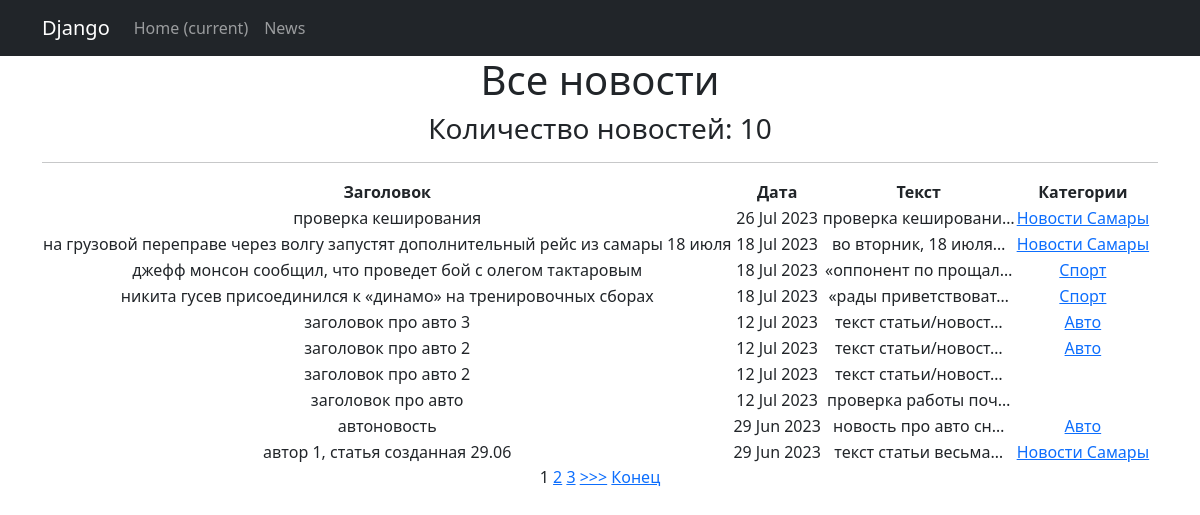
Page /news/ on the committed database.
### News_Portal/models.py (models this page shows, shortened)
class Post(models.Model):
    article = 'AR'
    news = 'NE'
    POST_TYPES = [
        (article, 'статья'),
        (news, 'новость')
    ]
    author = models.ForeignKey(Author, on_delete=models.CASCADE)#связь «один ко многим» с моделью Author;
    type = models.CharField(max_length=2, choices=POST_TYPES, default=article)#поле с выбором — «статья» или «новость»;
    time_in = models.DateTimeField(auto_now_add=True)#автоматически добавляемая дата и время создания;
    category = models.ManyToManyField(Category, through='PostCategory')#связь «многие ко многим» с моделью Category (с дополнительной моделью PostCategory);
    header = models.CharField(max_length=255, default='заголовок')#заголовок статьи/новости;
    text = models.TextField(default='текст статьи/новости')#текст статьи/новости;
    _rating = models.IntegerField(default=0, db_column='rating')#рейтинг статьи/новости.
    @property
    def rating(self):
        return self._rating
    @rating.setter
    def rating(self, value):
        self._rating = int(value) if value >= 0 else 0
        self.save()

class Category(models.Model):
    name = models.CharField(max_length=255, unique=True) #название категории. Поле должно быть уникальным (в определении поля необходимо написать параметр unique = True)
    subscribers = models.ManyToManyField(User, related_name='categories', blank=True)
    def __str__(self):
        return self.name.title()

### News_Portal/views.py (the view)
# urls.py: path('', NewsList.as_view(), name='post_List'),
class NewsList(ListView):
    model = Post
    ordering = ['-time_in']
    template_name = 'posts.html'
    context_object_name = 'posts'
    paginate_by = 10  # вот так мы можем указать количество записей на странице
    def get_queryset(self):
        queryset = super().get_queryset()
        self.filterset = PostFilter(self.request.GET, queryset)
        return self.filterset.qs
    def get_context_data(self, **kwargs):
        context = super().get_context_data(**kwargs)
        context['filterset'] = self.filterset
        return context
    '''def get_context_data(self, **kwargs):
        context = super().get_context_data(**kwargs)
        context['time_now'] = datetime.utcnow()
        pprint(context)
        return context'''

### News_Portal/templatetags/custom_filters.py (called while the page is built)
@register.filter()
def censor(text: str):
    for bad_word in bad_words:
        text = text.lower().replace(bad_word.lower(), '*****')
    return text

@register.filter()
def pow(value, pow):
    return value**pow

### templates/posts.html (shortened to what this page needs)
{% extends 'flatpages/default.html' %}
тега {% load custom_filters %}. Где custom_filters — это название Python файла-->
{% load custom_filters %}
{% block content %}
    <h1>Все новости</h1>
    <h3>Количество новостей: {{ posts|length }}</h3>
    <hr>
    {%if posts %}
        <table>
            <thead>
                <th>Заголовок</th>
                <th>Дата</th>
                <th>Текст</th>
                <th>Категории</th>
            </thead>
           {% for post in posts %}
            <tr>
                <td>{{ post.header|censor }}</td>
                <td>{{ post.time_in|date:'d M Y'}}</td>
                <td>{{ post.text|truncatechars:20|censor }}</td>
                <td>
                    {% for category in post.category.all %}
                    <a href="{% url 'category_list' category.id %}">{{category}}</a>
                    {% endfor %}
                </td>
            </tr>
           {% endfor %}
        </table>
    {% else %}
       <h2>Новостей нет!Скукота</h2>
    {% endif %}
        {% for num in page_obj.paginator.page_range %}
            {% if page_obj.number == num %}
                <a>{{ num }}</a>
            {% elif num > page_obj.number|add:'-3' and num < page_obj.number|add:'3' %}
                <a href="?page={{ num }}">{{ num }}</a>
            {% endif %}
        {% endfor %}
        {% if page_obj.has_next %}
            <a href="?page={{ page_obj.next_page_number }}">>>></a>
            <a href="?page={{ page_obj.paginator.num_pages }}">Конец</a>
        {% endif %}
{% endblock content %}ml>

### templates/flatpages/default.html (shortened to what this page needs)
<!DOCTYPE html>
<html lang="en">
    <head>
        {% load static %}
        <link href="{% static 'css/styles.css' %}" rel="stylesheet" />
    </head>
    <body>
        <nav class="navbar navbar-expand-lg navbar-dark bg-dark static-top">
            <div class="container">
                <a class="navbar-brand" href="#">Django</a>
                <div class="collapse navbar-collapse" id="navbarResponsive">
                    <ul class="navbar-nav ml-auto">
                        <li class="nav-item active">
                            <a class="nav-link" href="#">Home
                               <span class="sr-only">(current)</span>
                            </a>
                        </li>
                        <li class="nav-item">
                            <a class="nav-link" href="/news/">News</a>
                        </li>
                    </ul>
                </div>
            </div>
        </nav>
        <div class="container">
            <div class="row">
               <div class="col-lg-12 text-center">
                   {% block content %}{% endblock content %}
               </div>
            </div>
        </div>
    </body>
</html>

### rows in the picture
Post: header|censor "проверка кеширования", time_in "26 Jul 2023", text|censor "проверка кешировани…"
Category: name "Новости Самары"
Post: header|censor "на грузовой переправе через волгу запустят дополнительный рейс из самары 18 июля", time_in "18 Jul 2023", text|censor "во вторник, 18 июля…"
Post: header|censor "джефф монсон сообщил, что проведет бой с олегом тактаровым", time_in "18 Jul 2023", text|censor "«оппонент по прощал…"
Category: name "Спорт"
Post: header|censor "никита гусев присоединился к «динамо» на тренировочных сборах", time_in "18 Jul 2023", text|censor "«рады приветствоват…"
Post: header|censor "заголовок про авто 3", time_in "12 Jul 2023", text|censor "текст статьи/новост…"
Category: name "Авто"
Post: header|censor "заголовок про авто 2", time_in "12 Jul 2023", text|censor "текст статьи/новост…"
Post: header|censor "заголовок про авто 2", time_in "12 Jul 2023", text|censor "текст статьи/новост…"
Post: header|censor "заголовок про авто", time_in "12 Jul 2023", text|censor "проверка работы поч…"
Post: header|censor "автоновость", time_in "29 Jun 2023", text|censor "новость про авто сн…"
Post: header|censor "автор 1, статья созданная 29.06", time_in "29 Jun 2023", text|censor "текст статьи весьма…"

### other values in the picture
{{ posts|length }} "10"
{{ num }} "1"
{{ num }} "2" "3"
